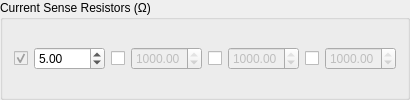
             <widget class="QGroupBox" name="configure_resistor_box">
              <property name="toolTip">
               <string>List the current sense resistor values used on the driver.  It is critical these values are correct for proper driver function.</string>
              </property>
              <property name="title">
               <string>Current Sense Resistors (Ω) </string>
              </property>
              <layout class="QGridLayout" name="gridLayout_15" columnstretch="0,10,0,10,0,10,0,10">
               <item row="0" column="0">
                <widget class="QCheckBox" name="configure_resistor1_box">
                 <property name="enabled">
                  <bool>false</bool>
                 </property>
                 <property name="toolTip">
                  <string>This cannot be inactivated.  There must be at least one listed current sense resistor.</string>
                 </property>
                 <property name="text">
                  <string/>
                 </property>
                 <property name="checkable">
                  <bool>true</bool>
                 </property>
                 <property name="checked">
                  <bool>true</bool>
                 </property>
                </widget>
               </item>
               <item row="0" column="2">
                <widget class="QCheckBox" name="configure_resistor2_box">
                 <property name="toolTip">
                  <string>Check if there is a second current sense resistor on the driver.</string>
                 </property>
                 <property name="text">
                  <string/>
                 </property>
                 <property name="checked">
                  <bool>false</bool>
                 </property>
                </widget>
               </item>
               <item row="0" column="4">
                <widget class="QCheckBox" name="configure_resistor3_box">
                 <property name="toolTip">
                  <string>Check if there is a third current sense resistor on the driver.</string>
                 </property>
                 <property name="text">
                  <string/>
                 </property>
                </widget>
               </item>
               <item row="0" column="6">
                <widget class="QCheckBox" name="configure_resistor4_box">
                 <property name="toolTip">
                  <string>Check if there is a fourth current sense resistor on the driver.</string>
                 </property>
                 <property name="text">
                  <string/>
                 </property>
                </widget>
               </item>
               <item row="0" column="1">
                <widget class="QDoubleSpinBox" name="configure_resistor1_spin_box">
                 <property name="toolTip">
                  <string>Value of the first current sense resistor (in ohms).</string>
                 </property>
                 <property name="specialValueText">
                  <string/>
                 </property>
                 <property name="minimum">
                  <double>0.010000000000000</double>
                 </property>
                 <property name="maximum">
                  <double>1000.000000000000000</double>
                 </property>
                 <property name="value">
                  <double>5.000000000000000</double>
                 </property>
                </widget>
               </item>
               <item row="0" column="3">
                <widget class="QDoubleSpinBox" name="configure_resistor2_spin_box">
                 <property name="enabled">
                  <bool>false</bool>
                 </property>
                 <property name="toolTip">
                  <string>Value of the second current sense resistor (in ohms)</string>
                 </property>
                 <property name="specialValueText">
                  <string/>
                 </property>
                 <property name="minimum">
                  <double>0.010000000000000</double>
                 </property>
                 <property name="maximum">
                  <double>1000.000000000000000</double>
                 </property>
                 <property name="value">
                  <double>1000.000000000000000</double>
                 </property>
                </widget>
               </item>
               <item row="0" column="5">
                <widget class="QDoubleSpinBox" name="configure_resistor3_spin_box">
                 <property name="enabled">
                  <bool>false</bool>
                 </property>
                 <property name="toolTip">
                  <string>Value of the third current sense resistor (in ohms).</string>
                 </property>
                 <property name="minimum">
                  <double>0.010000000000000</double>
                 </property>
                 <property name="maximum">
                  <double>1000.000000000000000</double>
                 </property>
                 <property name="value">
                  <double>1000.000000000000000</double>
                 </property>
                </widget>
               </item>
               <item row="0" column="7">
                <widget class="QDoubleSpinBox" name="configure_resistor4_spin_box">
                 <property name="enabled">
                  <bool>false</bool>
                 </property>
                 <property name="toolTip">
                  <string>Value of the fourth current sense resistor (in ohms).</string>
                 </property>
                 <property name="minimum">
                  <double>0.010000000000000</double>
                 </property>
                 <property name="maximum">
                  <double>1000.000000000000000</double>
                 </property>
                 <property name="value">
                  <double>1000.000000000000000</double>
                 </property>
                </widget>
               </item>
              </layout>
             </widget>
